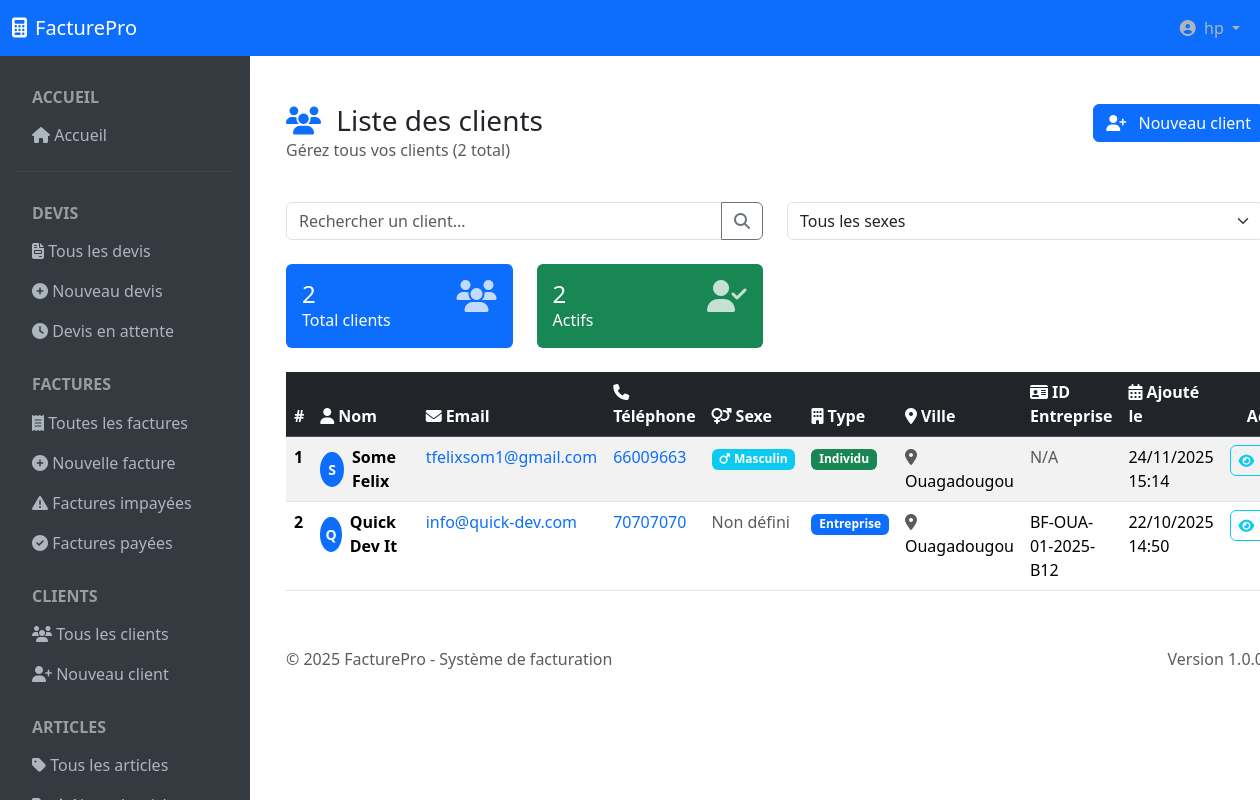
Page /clients/ (signed in) on the committed database.
### register/models.py (models this page shows)
class User(AbstractUser):
    bio = models.TextField(blank=True, null=True)
    profile_photo = models.ImageField(verbose_name= 'Photo de profil' )

### facture/models.py (models this page shows, shortened)
class Client(models.Model):
    TYPE_INDIVIDU = 'INDIVIDU'
    TYPE_ENTREPRISE = 'ENTREPRISE'
    TYPE_CHOICES = (
        (TYPE_INDIVIDU, 'Individu'),
        (TYPE_ENTREPRISE, 'Entreprise'),
    )
    SEXE_MASCULIN = 'Masculin'
    SEXE_FEMININ = 'Feminin'
    SEXE_CHOICES = (
        (SEXE_MASCULIN, 'Masculin'),
        (SEXE_FEMININ, 'Féminin'),
    )
    client_type = models.CharField(max_length=20, choices=TYPE_CHOICES, default=TYPE_INDIVIDU)
    nom = models.CharField(max_length=100)
    email = models.EmailField(max_length=150,unique=True)
    telephone = models.CharField(max_length=50, blank=True)
    adresse = models.TextField()
    ville = models.CharField(max_length=50, blank=True)
    sexe = models.CharField(max_length=15, choices=SEXE_CHOICES, blank=True)
    company_id_number = models.CharField(max_length=45, blank=True)
    company_iban = EncryptedCharField(max_length=34, blank=True)
    company_bic = EncryptedCharField(max_length=20, blank=True)
    date_creation = models.DateTimeField(auto_now_add=True)
    save_by = models.ForeignKey(settings.AUTH_USER_MODEL, on_delete=models.PROTECT, related_name='clients')
    class Meta:
        indexes = [
            models.Index(fields=['email']),
            models.Index(fields=['telephone']),
            models.Index(fields=['client_type']),
            models.Index(fields=['date_creation']),
        ]

### facture/views.py (the view)
# urls.py: path('clients/',views.client_list,name='liste-clients'),
@login_required
def client_list(request):
    clients = Client.objects.all().select_related('save_by').order_by('-date_creation')
    paginator = Paginator(clients,10) #10 clients par page
    page_number = request.GET.get('page')
    page_obj = paginator.get_page(page_number)
    total_clients = clients.count()
    clients_actifs = clients.filter(client_type__isnull=False).count()
    context = {
        'clients': page_obj,
        'total_clients': total_clients,
        'clients_actifs': clients_actifs,
        'page_obj': page_obj,
        'is_paginated': page_obj.has_other_pages
    }
    return render(request, 'facture/listClient.html', context)

### facture/templates/facture/listClient.html (shortened to what this page needs)
{% extends 'facture/base.html' %}
{% block content %}
<div class="container-fluid mt-4">
    <div class="row mb-4">
        <div class="col-md-6">
            <h1 class="h3 mb-0">
                <i class="fas fa-users me-2 text-primary"></i>
                Liste des clients
            </h1>
            <p class="text-muted">Gérez tous vos clients ({{ total_clients }} total)</p>
        </div>
        <div class="col-md-6 text-md-end">
            <a href="{% url 'create-client' %}" class="btn btn-primary">
                <i class="fas fa-user-plus me-2"></i>
                Nouveau client
            </a>
        </div>
    </div>
    <div class="row mb-4">
        <div class="col-md-6">
            <div class="input-group">
                <input type="text" class="form-control" id="searchInput" placeholder="Rechercher un client...">
                <button class="btn btn-outline-secondary" type="button" id="searchBtn">
                    <i class="fas fa-search"></i>
                </button>
            </div>
        </div>
        <div class="col-md-6">
            <select class="form-select" id="filterSex">
                <option value="">Tous les sexes</option>
            </select>
        </div>
    </div>
    <div class="row mb-4">
        <div class="col-md-3">
            <div class="bg-primary text-white p-3 rounded">
                <div class="d-flex justify-content-between">
                    <div>
                        <h4 class="mb-0">{{ total_clients }}</h4>
                        <p class="mb-0">Total clients</p>
                    </div>
                    <i class="fas fa-users fa-2x opacity-75"></i>
                </div>
            </div>
        </div>
        <div class="col-md-3">
            <div class="bg-success text-white p-3 rounded">
                <div class="d-flex justify-content-between">
                    <div>
                        <h4 class="mb-0">{{ clients_actifs }}</h4>
                        <p class="mb-0">Actifs</p>
                    </div>
                    <i class="fas fa-user-check fa-2x opacity-75"></i>
                </div>
            </div>
        </div>
    </div>
    <div class="row">
        <div class="col-12">
            {% if page_obj %}
                <div class="table-responsive">
                    <table class="table table-hover table-striped" id="clientsTable">
                        <thead class="table-dark">
                            <tr>
                                <th scope="col">#</th>
                                <th scope="col"><i class="fas fa-user me-1"></i>Nom</th>
                                <th scope="col"><i class="fas fa-envelope me-1"></i>Email</th>
                                <th scope="col"><i class="fas fa-phone me-1"></i>Téléphone</th>
                                <th scope="col"><i class="fas fa-venus-mars me-1"></i>Sexe</th>
                                <th scope="col"><i class="fas fa-building me-1"></i>Type</th>
                                <th scope="col"><i class="fas fa-map-marker-alt me-1"></i>Ville</th>
                                <th scope="col"><i class="fas fa-id-card me-1"></i>ID Entreprise</th>
                                <th scope="col"><i class="fas fa-calendar-alt me-1"></i>Ajouté le</th>
                                <th scope="col" class="text-center">Actions</th>
                            </tr>
                        </thead>
                        <tbody>
                            {% for client in page_obj %}
                            <tr data-sex="{{ client.sexe }}">
                                <td class="fw-bold">{{ forloop.counter }}</td>
                                <td>
                                    <div class="d-flex align-items-center">
                                        <div class="avatar bg-primary text-white rounded-circle me-2 d-flex align-items-center justify-content-center" style="width: 35px; height: 35px;">
                                            {{ client.nom|first|upper }}
                                        </div>
                                        <strong>{{ client.nom|title }}</strong>
                                    </div>
                                </td>
                                <td>
                                    {% if client.email %}
                                        <a href="mailto:{{ client.email }}" class="text-decoration-none">{{ client.email }}</a>
                                    {% else %}
                                        <span class="text-muted">Non renseigné</span>
                                    {% endif %}
                                </td>
                                <td>
                                    {% if client.telephone %}
                                        <a href="tel:{{ client.telephone }}" class="text-decoration-none">{{ client.telephone }}</a>
                                    {% else %}
                                        <span class="text-muted">Non renseigné</span>
                                    {% endif %}
                                </td>
                                <td>
                                    {% if client.sexe == 'Masculin' %}
                                        <span class="badge bg-info"><i class="fas fa-mars me-1"></i>Masculin</span>
                                    {% elif client.sexe == 'Feminin' %}
                                        <span class="badge bg-warning"><i class="fas fa-venus me-1"></i>Féminin</span>
                                    {% else %}
                                        <span class="text-muted">Non défini</span>
                                    {% endif %}
                                </td>
                                <td>
                                    {% if client.client_type == 'INDIVIDU' %}
                                        <span class="badge bg-success">Individu</span>
                                    {% elif client.client_type == 'ENTREPRISE' %}
                                        <span class="badge bg-primary">Entreprise</span>
                                    {% else %}
                                        <span class="text-muted">Non défini</span>
                                    {% endif %}
                                </td>
                                <td>
                                    {% if client.ville %}
                                        <i class="fas fa-map-marker-alt text-muted me-1"></i>{{ client.ville|title }}
                                    {% else %}
                                        <span class="text-muted">Non renseignée</span>
                                    {% endif %}
                                </td>
                                <td>
                                    {% if client.company_id_number %}
                                        {{ client.company_id_number }}
                                    {% else %}
                                        <span class="text-muted">N/A</span>
                                    {% endif %}
                                </td>
                                <td>
                                    {{ client.date_creation|date:"d/m/Y H:i" }}
                                </td>
                                <td class="text-center">
                                    <div class="btn-group" role="group">
                                        <a href="{% url 'details-clients' client_id=client.id %}" class="btn btn-sm btn-outline-info" title="Voir détails">
                                            <i class="fas fa-eye"></i>
                                        </a>
                                    </div>
                                </td>
                            </tr>
                            {% endfor %}
                        </tbody>
                    </table>
                </div>
            {% endif %}
        </div>
    </div>
</div>
{% endblock %}

### facture/templates/facture/base.html (shortened to what this page needs)
<!DOCTYPE html>
<html lang="fr">
<head>
    <link href="https://cdnjs.cloudflare.com/ajax/libs/bootstrap/5.3.2/css/bootstrap.min.css" rel="stylesheet">
    <link href="https://cdnjs.cloudflare.com/ajax/libs/font-awesome/6.4.0/css/all.min.css" rel="stylesheet">
</head>
<body>
    <nav class="navbar navbar-expand-lg navbar-dark bg-primary fixed-top" style="z-index: 1000;">
        <div class="container-fluid">
            <a class="navbar-brand" href="{% url 'home' %}">
                <i class="fas fa-calculator me-2"></i>FacturePro
            </a>
            <div class="navbar-nav ms-auto">
                <div class="nav-item dropdown">
                    <a class="nav-link dropdown-toggle" href="#" role="button" data-bs-toggle="dropdown">
                        <i class="fas fa-user-circle me-1"></i>
                        {{ user.get_full_name|default:user.username|default:"Utilisateur" }}
                    </a>
                </div>
            </div>
        </div>
    </nav>
    <div class="container-fluid" style="margin-top: 56px;">
        <div class="row">
            <nav class="col-lg-2 sidebar p-3" id="sidebar">
                <div class="nav flex-column">
                     <h6 class="text-uppercase text-white-50 fw-bold px-3 mt-3 mb-2">Accueil</h6>
                    <a class="nav-link" href="{% url 'home' %}"><i class="fas fa-home"></i> Accueil</a>
                     <hr class="my-3" style="border-color: rgba(255,255,255,0.2);">
                    <h6 class="text-uppercase text-white-50 fw-bold px-3 mt-3 mb-2">Devis</h6>
                    <a class="nav-link" href="{% url 'liste-devis' %}"><i class="fas fa-file-invoice"></i> Tous les devis</a>
                    <a class="nav-link" href="{% url 'create-devis' %}"><i class="fas fa-plus-circle"></i> Nouveau devis</a>
                    <a class="nav-link" href="{% url 'liste-attente' %}"><i class="fas fa-clock"></i> Devis en attente</a>
                    <h6 class="text-uppercase text-white-50 fw-bold px-3 mt-4 mb-2">Factures</h6>
                    <a class="nav-link" href="{% url 'liste-facture' %}"><i class="fas fa-receipt"></i> Toutes les factures</a>
                    <a class="nav-link" href="{% url 'create-facture' %}"><i class="fas fa-plus-circle"></i> Nouvelle facture</a>
                    <a class="nav-link" href="{% url 'liste-impaye' %}"><i class="fas fa-exclamation-triangle"></i> Factures impayées</a>
                    <a class="nav-link" href="{% url 'liste-paye' %}"><i class="fas fa-check-circle"></i> Factures payées</a>
                    <h6 class="text-uppercase text-white-50 fw-bold px-3 mt-4 mb-2">Clients</h6>
                    <a class="nav-link" href="{% url 'liste-clients' %}"><i class="fas fa-users"></i> Tous les clients</a>
                    <a class="nav-link" href="{% url 'create-client' %}"><i class="fas fa-user-plus"></i> Nouveau client</a>
                    <h6 class="text-uppercase text-white-50 fw-bold px-3 mt-4 mb-2">Articles</h6>
                    <a class="nav-link" href="{% url 'gerer-article' %}"><i class="fas fa-tag"></i> Tous les articles</a>
                    <a class="nav-link" href="{% url 'ajouter_element' %}"> Nouvel article</a>
                </div>
            </nav>
            <main class="col-lg-10 main-content p-0">
                <div class="p-4">
                    {% if user.is_authenticated %}
                    {% block content %}{% endblock %}
                    {% else %}
                        <p>Login <a href="{% url 'login' %}"></a></p>
                    {% endif %}
                </div>
                <footer class="footer mt-auto py-3 px-4">
                    <div class="container-fluid">
                        <div class="row">
                            <div class="col-md-6">
                                <span class="text-muted">© 2025 FacturePro - Système de facturation</span>
                            </div>
                            <div class="col-md-6 text-md-end">
                                <span class="text-muted">Version 1.0.0</span>
                            </div>
                        </div>
                    </div>
                </footer>
            </main>
        </div>
    </div>
</body>
</html>

### facture/templates/facture/base.html (style rules this page uses)
.sidebar { background-color: #343a40; color: white; height: calc(100vh - 56px); position: fixed; top: 56px; left: 0; width: 250px; transform: translateX(-100%); transition: transform 0.3s ease; z-index: 1000; overflow-y: auto; overflow-x: hidden; scrollbar-width: thin; scrollbar-color: #6c757d #343a40; ; }
.nav-link { color: #adb5bd; }
.main-content { margin-left: 0; transition: margin-left 0.3s ease; }
@media (min-width: 992px) { .sidebar { transform: translateX(0); } }
@media (min-width: 992px) { .main-content { margin-left: 250px; } }

### facture/templates/facture/listClient.html (style rules this page uses)
.avatar { font-weight: bold; font-size: 14px; }
.table th { border-top: none; font-weight: 600; }
.btn-group .btn { border-radius: 0; }
.btn-group .btn:first-child { border-top-left-radius: 0.375rem; border-bottom-left-radius: 0.375rem; }

### rows in the picture
User: get_full_name "hp"
Client: nom|first "S", nom "Some Felix", email "tfelixsom1@gmail.com", telephone "66009663", sexe "Masculin" (drawn), client_type "Individu", ville "Ouagadougou", company_id_number "N/A", date_creation "24/11/2025 15:14"
Client: nom|first "Q", nom "Quick Dev It", email "info@quick-dev.com", telephone "70707070", sexe "Non défini", client_type "Entreprise", ville "Ouagadougou", company_id_number "BF-OUA-01-2025-B12", date_creation "22/10/2025 14:50"

### other values in the picture
{{ total_clients }} "2"
{{ clients_actifs }} "2"
